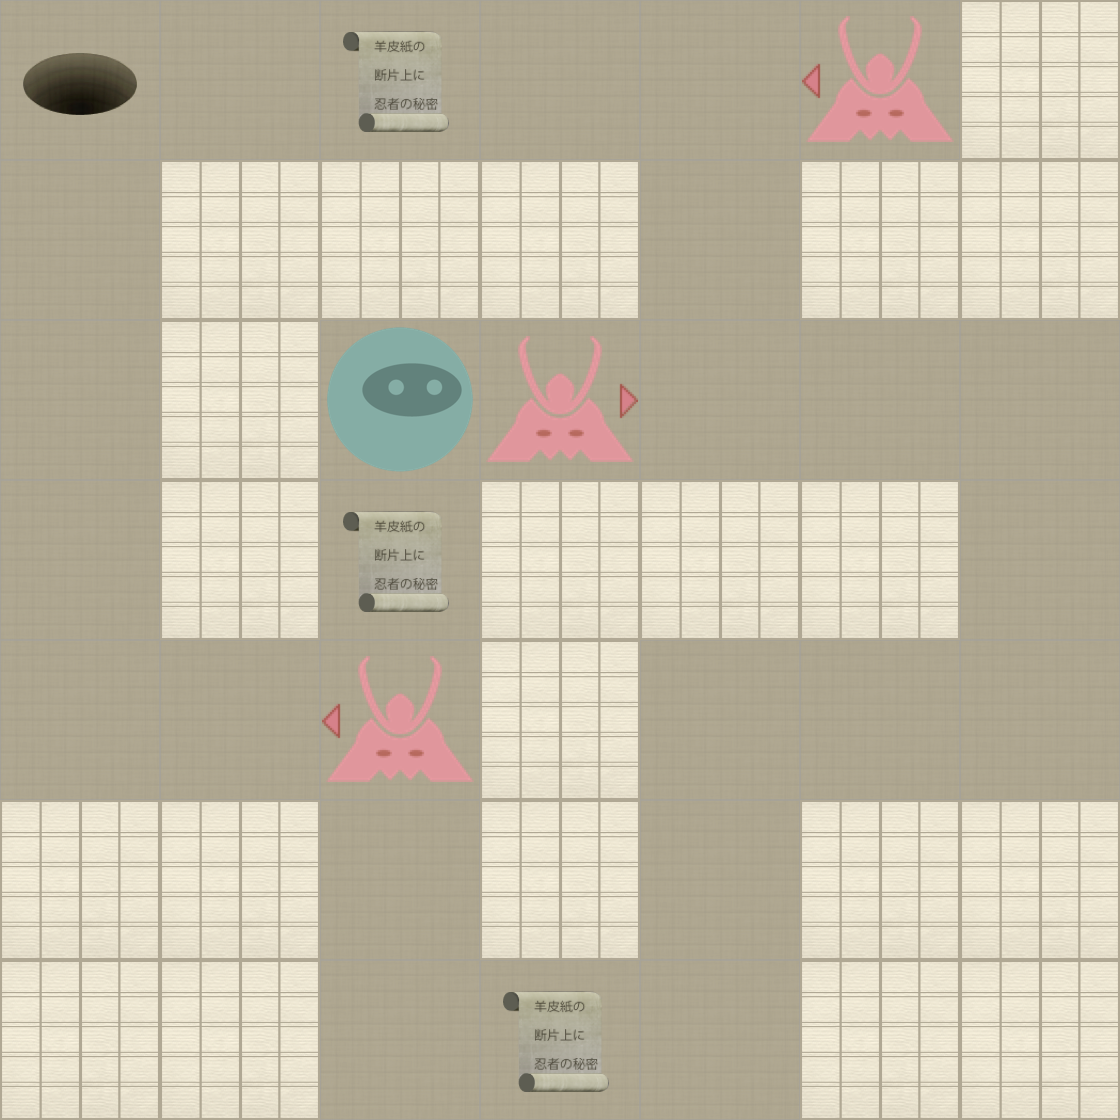

The image is a tile-based game level rendered from a .tmx file. Its description and source (layers, tilesets, objects; grid data summarised) follow:
An orthogonal 7x7 tile map with 160x160 px tiles, 2 tile layers (Level, Actors).

<map version="1.0" orientation="orthogonal" width="7" height="7" tilewidth="160" tileheight="160">
 <properties>
  <property name="moves" value="16" />
 </properties>
 <tileset firstgid="1" name="tiles" tilewidth="160" tileheight="160" spacing="2" margin="2">
  <image source="tiles-ipadhd.png" width="1024" height="1024" />
  <tile id="0">
   <properties>
    <property name="actor" value="exit" />
   </properties>
  </tile>
  <tile id="2">
   <properties>
    <property name="actor" value="guard" />
    <property name="direction" value="down" />
   </properties>
  </tile>
  <tile id="3">
   <properties>
    <property name="actor" value="guard" />
    <property name="direction" value="left" />
   </properties>
  </tile>
  <tile id="4">
   <properties>
    <property name="actor" value="guard" />
    <property name="direction" value="right" />
   </properties>
  </tile>
  <tile id="5">
   <properties>
    <property name="actor" value="guard" />
    <property name="direction" value="up" />
   </properties>
  </tile>
  <tile id="7">
   <properties>
    <property name="actor" value="player" />
   </properties>
  </tile>
  <tile id="8">
   <properties>
    <property name="actor" value="scroll" />
   </properties>
  </tile>
  <tile id="9">
   <properties>
    <property name="wall" value="1" />
   </properties>
  </tile>
 </tileset>
 <layer name="Level" width="7" height="7">
  <data>[49 cells, 49 non-empty, 2 distinct tile ids]</data>
 </layer>
 <layer name="Actors" width="7" height="7">
  <data>[49 cells, 8 non-empty, 5 distinct tile ids]</data>
 </layer>
</map>
